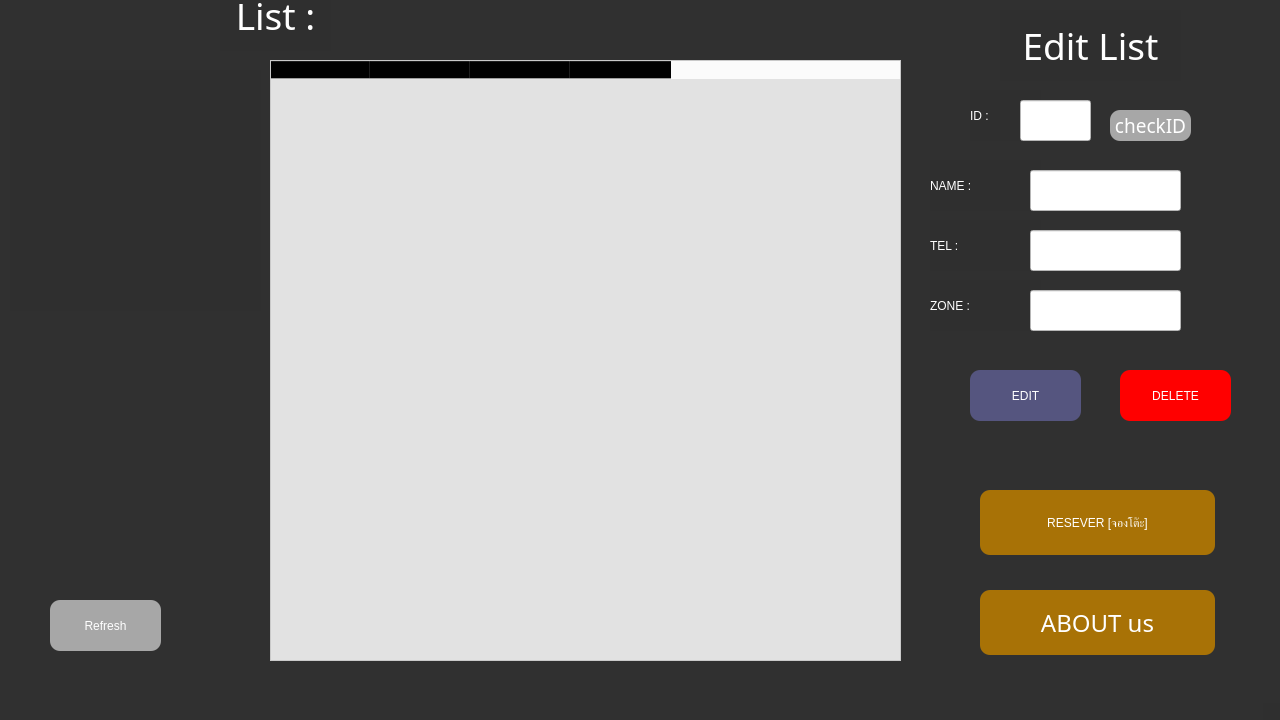
<?xml version="1.0" encoding="UTF-8"?>
<ui version="4.0">
 <class>Main</class>
 <widget class="QMainWindow" name="Main">
  <property name="geometry">
   <rect>
    <x>0</x>
    <y>0</y>
    <width>1280</width>
    <height>720</height>
   </rect>
  </property>
  <property name="maximumSize">
   <size>
    <width>1280</width>
    <height>720</height>
   </size>
  </property>
  <property name="windowTitle">
   <string>MainWindow</string>
  </property>
  <property name="styleSheet">
   <string notr="true">background-color: rgba(47, 47, 47, 220);</string>
  </property>
  <widget class="QWidget" name="centralwidget">
   <widget class="QLabel" name="logo">
    <property name="geometry">
     <rect>
      <x>10</x>
      <y>70</y>
      <width>251</width>
      <height>241</height>
     </rect>
    </property>
    <property name="styleSheet">
     <string notr="true">color: rgb(0, 0, 0);</string>
    </property>
    <property name="text">
     <string/>
    </property>
    <property name="pixmap">
     <pixmap>C:/Users/ASUS/OneDrive/เดสก์ท็อป/logo.png</pixmap>
    </property>
    <property name="scaledContents">
     <bool>true</bool>
    </property>
    <property name="wordWrap">
     <bool>false</bool>
    </property>
   </widget>
   <widget class="QPushButton" name="btresever">
    <property name="geometry">
     <rect>
      <x>980</x>
      <y>490</y>
      <width>235</width>
      <height>65</height>
     </rect>
    </property>
    <property name="styleSheet">
     <string notr="true">color: rgb(255, 255, 255);
background-color: rgba(188, 125, 0, 220);
font: 57 18pt &quot;Mali Medium&quot;;
border-radius:10;</string>
    </property>
    <property name="text">
     <string>RESEVER [จองโต๊ะ]</string>
    </property>
   </widget>
   <widget class="QTableWidget" name="tablewidget">
    <property name="geometry">
     <rect>
      <x>270</x>
      <y>60</y>
      <width>631</width>
      <height>601</height>
     </rect>
    </property>
    <property name="styleSheet">
     <string notr="true">background-color: rgba(255, 255, 255, 220);</string>
    </property>
    <column>
     <property name="text">
      <string>ID</string>
     </property>
    </column>
    <column>
     <property name="text">
      <string>name</string>
     </property>
    </column>
    <column>
     <property name="text">
      <string>tel</string>
     </property>
    </column>
    <column>
     <property name="text">
      <string>zone</string>
     </property>
    </column>
   </widget>
   <widget class="QLabel" name="listtext">
    <property name="geometry">
     <rect>
      <x>220</x>
      <y>-20</y>
      <width>111</width>
      <height>71</height>
     </rect>
    </property>
    <property name="font">
     <font>
      <family>Mali Medium</family>
      <pointsize>28</pointsize>
      <weight>7</weight>
      <italic>false</italic>
      <bold>false</bold>
     </font>
    </property>
    <property name="styleSheet">
     <string notr="true">color: rgb(0, 0, 0);
font: 57 28pt &quot;Mali Medium&quot;;</string>
    </property>
    <property name="text">
     <string>&lt;html&gt;&lt;head/&gt;&lt;body&gt;&lt;p align=&quot;center&quot;&gt;&lt;span style=&quot; color:#ffffff;&quot;&gt;List :&lt;/span&gt;&lt;/p&gt;&lt;/body&gt;&lt;/html&gt;</string>
    </property>
   </widget>
   <widget class="QPushButton" name="btaboutus">
    <property name="geometry">
     <rect>
      <x>980</x>
      <y>590</y>
      <width>235</width>
      <height>65</height>
     </rect>
    </property>
    <property name="font">
     <font>
      <family>Mali Medium</family>
      <pointsize>18</pointsize>
      <weight>7</weight>
      <italic>false</italic>
      <bold>false</bold>
     </font>
    </property>
    <property name="styleSheet">
     <string notr="true">color: rgb(255, 255, 255);
background-color: rgba(188, 125, 0, 220);
font: 57 18pt &quot;Mali Medium&quot;;
border-radius:10;
</string>
    </property>
    <property name="text">
     <string>ABOUT us</string>
    </property>
   </widget>
   <widget class="QPushButton" name="btdelete_3">
    <property name="geometry">
     <rect>
      <x>50</x>
      <y>600</y>
      <width>111</width>
      <height>51</height>
     </rect>
    </property>
    <property name="styleSheet">
     <string notr="true">color: rgb(255, 255, 255);
background-color: rgb(167, 167, 167);

font: 57 18pt &quot;Mali Medium&quot;;
border-radius:10;
</string>
    </property>
    <property name="text">
     <string>Refresh</string>
    </property>
   </widget>
   <widget class="QLabel" name="idtext_2">
    <property name="geometry">
     <rect>
      <x>970</x>
      <y>90</y>
      <width>71</width>
      <height>51</height>
     </rect>
    </property>
    <property name="styleSheet">
     <string notr="true">color: rgb(255, 255, 255);
font: 57 18pt &quot;Mali Medium&quot;;</string>
    </property>
    <property name="text">
     <string>ID : </string>
    </property>
   </widget>
   <widget class="QPushButton" name="btdelete_4">
    <property name="geometry">
     <rect>
      <x>1120</x>
      <y>370</y>
      <width>111</width>
      <height>51</height>
     </rect>
    </property>
    <property name="styleSheet">
     <string notr="true">color: rgb(255, 255, 255);
background-color: rgb(255, 0, 0);
font: 57 18pt &quot;Mali Medium&quot;;
border-radius:10;
</string>
    </property>
    <property name="text">
     <string>DELETE</string>
    </property>
   </widget>
   <widget class="QLineEdit" name="idinput_2">
    <property name="geometry">
     <rect>
      <x>1020</x>
      <y>100</y>
      <width>71</width>
      <height>41</height>
     </rect>
    </property>
    <property name="styleSheet">
     <string notr="true">background-color: rgb(255, 255, 255);</string>
    </property>
   </widget>
   <widget class="QLabel" name="listtext_2">
    <property name="geometry">
     <rect>
      <x>1000</x>
      <y>10</y>
      <width>181</width>
      <height>71</height>
     </rect>
    </property>
    <property name="font">
     <font>
      <family>Mali Medium</family>
      <pointsize>28</pointsize>
      <weight>7</weight>
      <italic>false</italic>
      <bold>false</bold>
     </font>
    </property>
    <property name="styleSheet">
     <string notr="true">color: rgb(0, 0, 0);
font: 57 28pt &quot;Mali Medium&quot;;</string>
    </property>
    <property name="text">
     <string>&lt;html&gt;&lt;head/&gt;&lt;body&gt;&lt;p align=&quot;center&quot;&gt;&lt;span style=&quot; color:#ffffff;&quot;&gt;Edit List&lt;/span&gt;&lt;/p&gt;&lt;/body&gt;&lt;/html&gt;</string>
    </property>
   </widget>
   <widget class="QLineEdit" name="idinput_3">
    <property name="geometry">
     <rect>
      <x>1030</x>
      <y>170</y>
      <width>151</width>
      <height>41</height>
     </rect>
    </property>
    <property name="styleSheet">
     <string notr="true">background-color: rgb(255, 255, 255);</string>
    </property>
   </widget>
   <widget class="QLabel" name="namefix">
    <property name="geometry">
     <rect>
      <x>930</x>
      <y>160</y>
      <width>111</width>
      <height>51</height>
     </rect>
    </property>
    <property name="styleSheet">
     <string notr="true">color: rgb(255, 255, 255);
font: 57 18pt &quot;Mali Medium&quot;;</string>
    </property>
    <property name="text">
     <string>NAME : </string>
    </property>
   </widget>
   <widget class="QLabel" name="namefix_2">
    <property name="geometry">
     <rect>
      <x>930</x>
      <y>220</y>
      <width>111</width>
      <height>51</height>
     </rect>
    </property>
    <property name="styleSheet">
     <string notr="true">color: rgb(255, 255, 255);
font: 57 18pt &quot;Mali Medium&quot;;</string>
    </property>
    <property name="text">
     <string>TEL : </string>
    </property>
   </widget>
   <widget class="QLineEdit" name="idinput_4">
    <property name="geometry">
     <rect>
      <x>1030</x>
      <y>230</y>
      <width>151</width>
      <height>41</height>
     </rect>
    </property>
    <property name="styleSheet">
     <string notr="true">background-color: rgb(255, 255, 255);</string>
    </property>
   </widget>
   <widget class="QLineEdit" name="idinput_5">
    <property name="geometry">
     <rect>
      <x>1030</x>
      <y>290</y>
      <width>151</width>
      <height>41</height>
     </rect>
    </property>
    <property name="styleSheet">
     <string notr="true">background-color: rgb(255, 255, 255);</string>
    </property>
   </widget>
   <widget class="QLabel" name="namefix_3">
    <property name="geometry">
     <rect>
      <x>930</x>
      <y>280</y>
      <width>111</width>
      <height>51</height>
     </rect>
    </property>
    <property name="styleSheet">
     <string notr="true">color: rgb(255, 255, 255);
font: 57 18pt &quot;Mali Medium&quot;;</string>
    </property>
    <property name="text">
     <string>ZONE : </string>
    </property>
   </widget>
   <widget class="QPushButton" name="btdelete_5">
    <property name="geometry">
     <rect>
      <x>1110</x>
      <y>110</y>
      <width>81</width>
      <height>31</height>
     </rect>
    </property>
    <property name="font">
     <font>
      <family>Mali Medium</family>
      <pointsize>14</pointsize>
      <weight>7</weight>
      <italic>false</italic>
      <bold>false</bold>
     </font>
    </property>
    <property name="styleSheet">
     <string notr="true">color: rgb(255, 255, 255);
background-color: rgb(167, 167, 167);
font: 57 14pt &quot;Mali Medium&quot;;
border-radius:10;
</string>
    </property>
    <property name="text">
     <string>checkID</string>
    </property>
   </widget>
   <widget class="QPushButton" name="btdelete_6">
    <property name="geometry">
     <rect>
      <x>970</x>
      <y>370</y>
      <width>111</width>
      <height>51</height>
     </rect>
    </property>
    <property name="styleSheet">
     <string notr="true">color: rgb(255, 255, 255);
background-color: rgb(85, 85, 127);
font: 57 18pt &quot;Mali Medium&quot;;
border-radius:10;
</string>
    </property>
    <property name="text">
     <string>EDIT</string>
    </property>
   </widget>
   <zorder>namefix_3</zorder>
   <zorder>namefix</zorder>
   <zorder>listtext</zorder>
   <zorder>logo</zorder>
   <zorder>btresever</zorder>
   <zorder>tablewidget</zorder>
   <zorder>btaboutus</zorder>
   <zorder>btdelete_3</zorder>
   <zorder>idtext_2</zorder>
   <zorder>btdelete_4</zorder>
   <zorder>idinput_2</zorder>
   <zorder>listtext_2</zorder>
   <zorder>idinput_3</zorder>
   <zorder>namefix_2</zorder>
   <zorder>idinput_4</zorder>
   <zorder>idinput_5</zorder>
   <zorder>btdelete_5</zorder>
   <zorder>btdelete_6</zorder>
  </widget>
  <widget class="QMenuBar" name="menubar">
   <property name="geometry">
    <rect>
     <x>0</x>
     <y>0</y>
     <width>1280</width>
     <height>21</height>
    </rect>
   </property>
  </widget>
  <widget class="QStatusBar" name="statusbar"/>
 </widget>
 <resources/>
 <connections/>
</ui>
